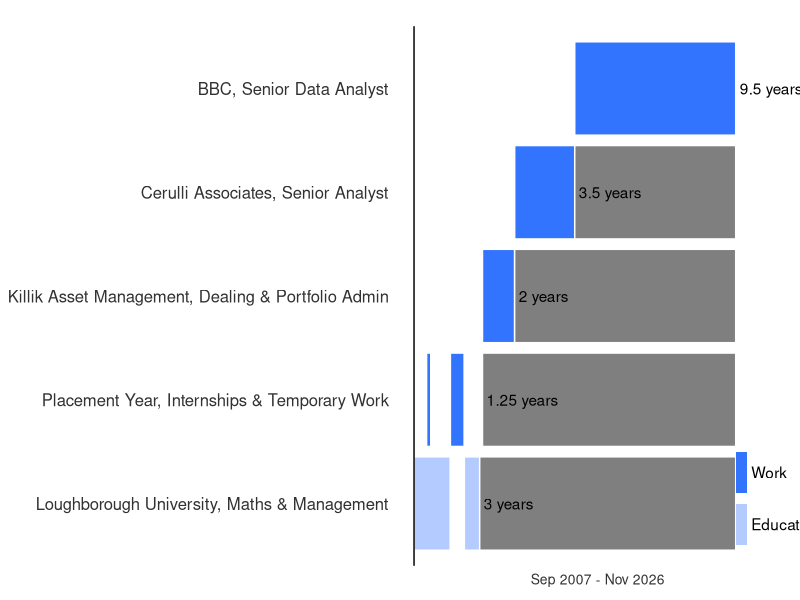

The R script that drew this image:
# Load libraries
library(ggplot2)
library(reshape2)
library(dplyr)


data <- read.csv("work_timeline.csv", stringsAsFactors = F)

# Replace 'Today' with todays date
today <- as.character(Sys.Date())
data$End <- ifelse(data$End == 'Today'
                   ,paste0(substr(today,9,10),'/',substr(today,6,7),'/',substr(today,1,4))
                   ,data$End)

# Convert all dates into YYYY-MM-DD
data$Start <- paste0(substr(data$Start,7,10),'-',substr(data$Start,4,5),'-',substr(data$Start,1,2))
data$End <- paste0(substr(data$End,7,10),'-',substr(data$End,4,5),'-',substr(data$End,1,2))

data$Start <- as.Date(data$Start)
data$End <- as.Date(data$End)

# Calculate Duration
data$duration <- as.integer(data$End-data$Start)

# Reorder Legend
data$Type <- as.factor(data$Type)
data$Type <- factor(data$Type,rev(levels(data$Type)[c(1,4,8,5,2,9,6,10,7,11,3)]))

data$Organisation <- as.factor(data$Organisation)
data$Organisation <- factor(data$Organisation,rev(levels(data$Organisation)[c(1:3,5,4)]))

# Calculate data labels of years
total_durations <- data %>% 
  filter(substr(Type,1,1)!='G') %>%
  group_by(Organisation) %>%
  summarise(years=sum(duration)/365.25)

total_durations$years_rounded <- round(total_durations$years*4,0)/4

label_position <- data %>% 
  filter(Type!='Gap_Last') %>%
  group_by(Organisation) %>%
  summarise(position=sum(duration))


total_durations <- left_join(total_durations,
                             label_position, 
                             by = c("Organisation" = "Organisation"))

gantt <- ggplot(data, aes(fill=Type, x=Organisation, y=duration)) + # enter data frame
  geom_bar(position="stack"
           ,stat = "identity"
           ,colour = "white" # colour borders
           ,show.legend = FALSE) + # remove legend
  scale_fill_manual("Legend", values = c("Work" = "#3374FF", "Education" = "#B3CBFF","Education2" = "#B3CBFF", "Gap1" = "#FFFFFF","Work2" = "#3374FF","Work3" = "#3374FF","Work4" = "#3374FF","Gap2" = "#FFFFFF","Gap3" = "#FFFFFF","Gap4" = "#FFFFFF","Gap5" = "#FFFFFF")) +
  coord_flip() + # flip vertical bars into horizontal bar
  theme(
    panel.grid.major = element_blank() # Remove gridlines (major)
    ,panel.grid.minor = element_blank() # Remove gridlines (minor)
    ,panel.background = element_blank() # Remove grey background
    ,plot.title = element_text(hjust = 0, size = 20, colour = "#323232") # Title size and colour
    ,plot.subtitle = element_text(hjust = 0, size = 12, colour = "#323232") # Subtitle size and colour
    ,plot.caption = element_text(vjust = 0.3, size = 12, colour = "#323232") # Caption size and colour
    ,axis.ticks.y = element_blank() # Remove tick marks (Y-Axis)
    ,axis.text.y = element_text(hjust = 1, colour = "#323232", size = 12) # Axis size and colour (Y-Axis)
    ,axis.ticks.x = element_blank() # Remove tick marks (X-Axis)
    ,axis.text.x  = element_blank() # Remove axis scale (X-Axis)
    ,axis.title.x = element_text(size = 10, colour = "#323232") # Axis label size and colour (X-Axis)
    ,plot.margin=unit(c(0,0,0,0),"cm")
  ) +
  annotate("text", x = total_durations$Organisation[1], y = total_durations$position[1], label = paste0(" ",total_durations$years_rounded[1]," years"), hjust = 0) +
  annotate("text", x = total_durations$Organisation[2], y = total_durations$position[2], label = paste0(" ",total_durations$years_rounded[2]," years"), hjust = 0) +
  annotate("text", x = total_durations$Organisation[3], y = total_durations$position[3], label = paste0(" ",total_durations$years_rounded[3]," years"), hjust = 0) +
  annotate("text", x = total_durations$Organisation[4], y = total_durations$position[4], label = paste0(" ",total_durations$years_rounded[4]," years"), hjust = 0) +
  annotate("text", x = total_durations$Organisation[5], y = total_durations$position[5], label = paste0(" ",total_durations$years_rounded[5]," years"), hjust = 0) +
  # Adding Legend
  annotate(xmin = 0.6, xmax = 1, 
           ymin = (as.integer(max(data$End) - min(data$Start))), ymax = (as.integer(max(data$End) - min(data$Start)) +250),  
           geom = "rect", fill = "#B3CBFF") +
  annotate(xmin = 1.1, xmax = 1.5, 
           ymin = (as.integer(max(data$End) - min(data$Start))), ymax = (as.integer(max(data$End) - min(data$Start)) +250), 
           geom = "rect", fill = "#3374FF") +
  annotate("text", x = 0.8, y = (as.integer(max(data$End) - min(data$Start)) +250), label = " Education", hjust = 0) +
  annotate("text", x = 1.3, y = (as.integer(max(data$End) - min(data$Start)) +250), label = " Work", hjust = 0) +
  geom_hline(yintercept=0, color = "black", size=0.5) + # Axis line size and colour (X-Axis)
  labs(title = element_blank() # Title text
       ,subtitle = element_blank() # Subtitle text
       ,x =  element_blank() # X-Axis text 
       ,y = paste0(format(min(data$Start),"%b %Y"),' - ',format(max(data$End),"%b %Y")) # Y-Axis text 
       ,caption = element_blank()) + # Caption text
ylim(0,as.integer(max(data$End) - min(data$Start))+1000)

# Save the plot
ggsave("assets/work_timeline.png" # filename
       ,plot = gantt # variable for file
       ,width = 9, height = 3, dpi = 300, units = "in") # dimensions and image quality


